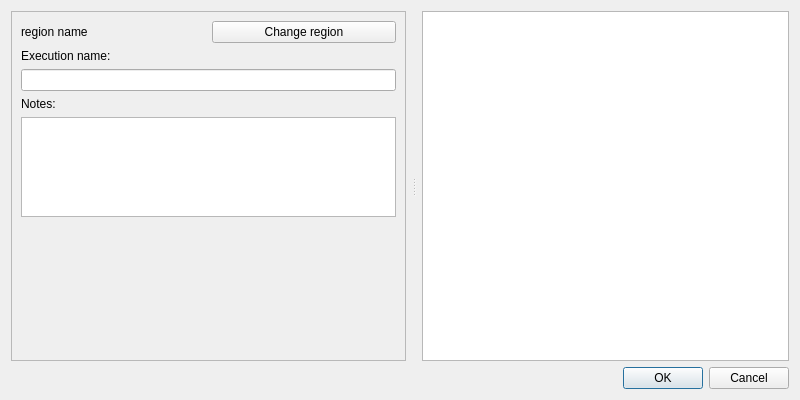
<?xml version="1.0" encoding="UTF-8"?>
<ui version="4.0">
 <class>DlgEcosystemReportingRestorationProgress</class>
 <widget class="QDialog" name="DlgEcosystemReportingRestorationProgress">
  <property name="geometry">
   <rect>
    <x>0</x>
    <y>0</y>
    <width>800</width>
    <height>400</height>
   </rect>
  </property>
  <property name="sizePolicy">
   <sizepolicy hsizetype="Fixed" vsizetype="Fixed">
    <horstretch>0</horstretch>
    <verstretch>0</verstretch>
   </sizepolicy>
  </property>
  <property name="windowTitle">
   <string> Reporting Restoration Progress | Ecosystems Restoration Monitoring</string>
  </property>
  <layout class="QVBoxLayout" name="verticalLayout">
   <item>
    <widget class="QSplitter" name="splitter">
     <property name="orientation">
      <enum>Qt::Horizontal</enum>
     </property>
     <property name="handleWidth">
      <number>16</number>
     </property>
     <widget class="QScrollArea" name="scrollArea">
      <property name="sizePolicy">
       <sizepolicy hsizetype="Preferred" vsizetype="Fixed">
        <horstretch>0</horstretch>
        <verstretch>0</verstretch>
       </sizepolicy>
      </property>
      <property name="widgetResizable">
       <bool>true</bool>
      </property>
      <widget class="QWidget" name="scrollAreaWidgetContents">
       <property name="geometry">
        <rect>
         <x>0</x>
         <y>0</y>
         <width>395</width>
         <height>347</height>
        </rect>
       </property>
       <layout class="QVBoxLayout" name="verticalLayout_2">
        <item>
         <layout class="QHBoxLayout" name="horizontalLayout">
          <item>
           <widget class="QLabel" name="region_la">
            <property name="sizePolicy">
             <sizepolicy hsizetype="Preferred" vsizetype="Fixed">
              <horstretch>0</horstretch>
              <verstretch>0</verstretch>
             </sizepolicy>
            </property>
            <property name="toolTip">
             <string>The current selected region of interest</string>
            </property>
            <property name="text">
             <string>region name</string>
            </property>
            <property name="wordWrap">
             <bool>true</bool>
            </property>
           </widget>
          </item>
          <item>
           <widget class="QPushButton" name="region_button">
            <property name="toolTip">
             <string>&lt;html&gt;&lt;head/&gt;&lt;body&gt;&lt;p&gt;Opens settings dialog in order to change region of interest.&lt;/p&gt;&lt;/body&gt;&lt;/html&gt;</string>
            </property>
            <property name="text">
             <string>Change region</string>
            </property>
           </widget>
          </item>
         </layout>
        </item>
        <item>
         <widget class="QLabel" name="execution_name_la">
          <property name="sizePolicy">
           <sizepolicy hsizetype="Preferred" vsizetype="Fixed">
            <horstretch>0</horstretch>
            <verstretch>0</verstretch>
           </sizepolicy>
          </property>
          <property name="toolTip">
           <string>Input the name that will be assigned to the execution task.</string>
          </property>
          <property name="text">
           <string>Execution name:</string>
          </property>
         </widget>
        </item>
        <item>
         <widget class="QLineEdit" name="execution_name_le">
          <property name="toolTip">
           <string>&lt;html&gt;&lt;head/&gt;&lt;body&gt;&lt;p&gt;Input for the name that will be assigned to the execution task, if not filled the algorithm name will be used as the task name.&lt;/p&gt;&lt;/body&gt;&lt;/html&gt;</string>
          </property>
         </widget>
        </item>
        <item>
         <widget class="QLabel" name="task_notes_la">
          <property name="sizePolicy">
           <sizepolicy hsizetype="Preferred" vsizetype="Fixed">
            <horstretch>0</horstretch>
            <verstretch>0</verstretch>
           </sizepolicy>
          </property>
          <property name="text">
           <string>Notes:</string>
          </property>
         </widget>
        </item>
        <item>
         <widget class="QTextEdit" name="task_notes">
          <property name="sizePolicy">
           <sizepolicy hsizetype="Expanding" vsizetype="Fixed">
            <horstretch>0</horstretch>
            <verstretch>0</verstretch>
           </sizepolicy>
          </property>
          <property name="minimumSize">
           <size>
            <width>0</width>
            <height>0</height>
           </size>
          </property>
          <property name="maximumSize">
           <size>
            <width>16777215</width>
            <height>100</height>
           </size>
          </property>
          <property name="toolTip">
           <string>User notes associated with the executed task.</string>
          </property>
         </widget>
        </item>
        <item>
         <spacer name="verticalSpacer">
          <property name="orientation">
           <enum>Qt::Vertical</enum>
          </property>
          <property name="sizeHint" stdset="0">
           <size>
            <width>20</width>
            <height>40</height>
           </size>
          </property>
         </spacer>
        </item>
       </layout>
      </widget>
     </widget>
     <widget class="QTextBrowser" name="alg_help">
      <property name="sizePolicy">
       <sizepolicy hsizetype="Fixed" vsizetype="Fixed">
        <horstretch>0</horstretch>
        <verstretch>0</verstretch>
       </sizepolicy>
      </property>
      <property name="accessibleName">
       <string/>
      </property>
      <property name="html">
       <string>&lt;!DOCTYPE HTML PUBLIC &quot;-//W3C//DTD HTML 4.0//EN&quot; &quot;http://www.w3.org/TR/REC-html40/strict.dtd&quot;&gt;
&lt;html&gt;&lt;head&gt;&lt;meta name=&quot;qrichtext&quot; content=&quot;1&quot; /&gt;&lt;style type=&quot;text/css&quot;&gt;
p, li { white-space: pre-wrap; }
&lt;/style&gt;&lt;/head&gt;&lt;body style=&quot; font-family:'Ubuntu Sans'; font-size:11pt; font-weight:400; font-style:normal;&quot;&gt;
&lt;p style=&quot;-qt-paragraph-type:empty; margin-top:0px; margin-bottom:0px; margin-left:0px; margin-right:0px; -qt-block-indent:0; text-indent:0px;&quot;&gt;&lt;br /&gt;&lt;/p&gt;&lt;/body&gt;&lt;/html&gt;</string>
      </property>
      <property name="openExternalLinks">
       <bool>true</bool>
      </property>
      <property name="openLinks">
       <bool>true</bool>
      </property>
     </widget>
    </widget>
   </item>
   <item>
    <widget class="QDialogButtonBox" name="button_box">
     <property name="orientation">
      <enum>Qt::Horizontal</enum>
     </property>
     <property name="standardButtons">
      <set>QDialogButtonBox::Cancel|QDialogButtonBox::Ok</set>
     </property>
    </widget>
   </item>
  </layout>
 </widget>
 <resources/>
 <connections>
  <connection>
   <sender>button_box</sender>
   <signal>accepted()</signal>
   <receiver>DlgEcosystemReportingRestorationProgress</receiver>
   <slot>accept()</slot>
   <hints>
    <hint type="sourcelabel">
     <x>20</x>
     <y>20</y>
    </hint>
    <hint type="destinationlabel">
     <x>20</x>
     <y>20</y>
    </hint>
   </hints>
  </connection>
  <connection>
   <sender>button_box</sender>
   <signal>rejected()</signal>
   <receiver>DlgEcosystemReportingRestorationProgress</receiver>
   <slot>reject()</slot>
   <hints>
    <hint type="sourcelabel">
     <x>20</x>
     <y>20</y>
    </hint>
    <hint type="destinationlabel">
     <x>20</x>
     <y>20</y>
    </hint>
   </hints>
  </connection>
 </connections>
</ui>
